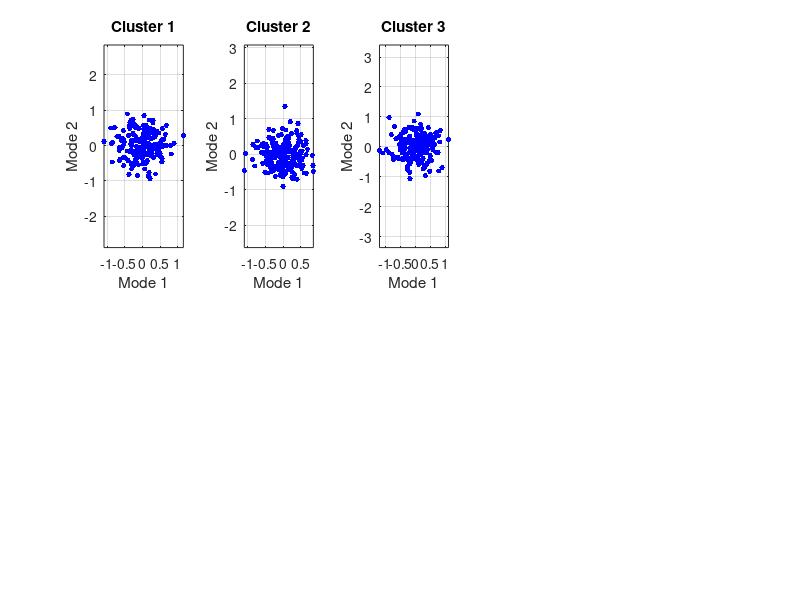

The MATLAB script that drew this image: (Note: this script raises an error after producing the figure.)
clear; clc; close all


load('DataTP3_Q2.mat');
K = 3;
M = 5;  

figure;

for k = 1:K
    % Get cluster data
    Xk = X(idx == k, :)';
    
    subplot(2,5,k)
    
    if size(Xk, 2) < 2
        title(['Cluster ' num2str(k) ' empty'])
        continue
    end
    
    % STEP 1: POD basis 
    Xk_mean = mean(Xk, 2);
    Xk_c = Xk - Xk_mean;
    [U, ~, ~] = svd(Xk_c, 'econ');
    Phi = U(:, 1:M);  
    
  
    a_reduced = Phi' * Xk_c; 
    
   
    plot(a_reduced(1,:), a_reduced(2,:), 'b.', 'MarkerSize', 12)
    
    title(['Cluster ' num2str(k)])
    xlabel('Mode 1')
    ylabel('Mode 2')
    grid on
    axis equal
end

sgtitle(['Q4: POD Projection in Plane (M=' num2str(M) ' modes)'])
